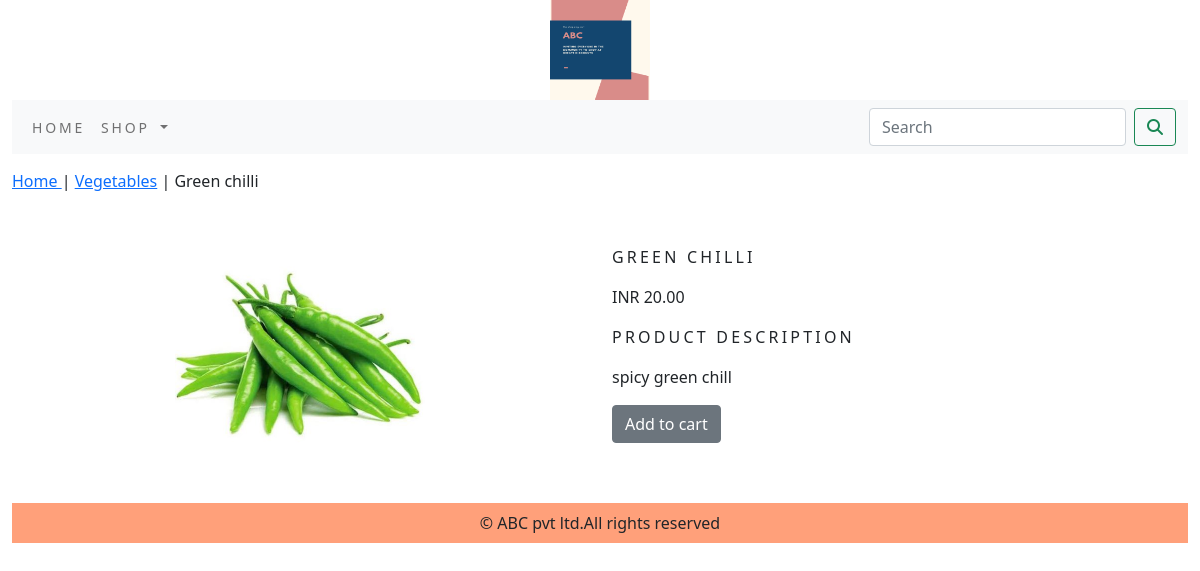
The page /shop/vegetables/green-chilli/ on the database its author committed.
### shop/models.py (models this page shows, shortened)
class Product(models.Model):
    name = models.CharField(max_length=250, unique=True)
    slug = models.SlugField(max_length=250, unique=True)
    description = models.TextField(blank=True)
    price=models.DecimalField(max_digits=10,decimal_places=2)
    category=models.ForeignKey(Category,on_delete=models.CASCADE)
    image = models.ImageField(upload_to='product', blank=True)
    stock=models.IntegerField()
    available=models.BooleanField(default=True)
    created=models.DateTimeField(auto_now_add=True)
    updated=models.DateTimeField(auto_now=True)
    class Meta:
        ordering=('name',)
        verbose_name='product'
        verbose_name_plural='products'

class Category(models.Model):
    name=models.CharField(max_length=250,unique=True)
    slug=models.SlugField(max_length=250,unique=True)
    description=models.TextField(blank=True)
    image=models.ImageField(upload_to='category',blank=True)
    class Meta:
        ordering=('name',)
        verbose_name='category'
        verbose_name_plural='categories'
    def get_url(self):
        return reverse('shop:products_by_category',args=[self.slug])
    def __str__(self):
        return '{}'.format(self.name)

### shop/views.py (the view)
# urls.py: path('<slug:c_slug>/<slug:product_slug>/', views.proDetail, name='prodCatdetail'),
def proDetail(request,c_slug,product_slug):
    try:
        product=Product.objects.get(category__slug=c_slug,slug=product_slug)
    except Exception as e:
        raise e
    return render(request,'product.html',{'product':product})

### cart/context_processors.py (called while the page is built)
def counter(request):
    item_count=0
    if 'admin' in request.path:
        return {}
    else:
        try:
            cart=Cart.objects.filter(cart_id=_cart_id(request))
            cart_items=CartItem.objects.all().filter(cart=cart[:1])
            for cart_item in cart_items:
                item_count += cart_item.quantity
        except Cart.DoesNotExist:
            item_count = 0
    return dict(item_count=item_count)

### cart/views.py (called while the page is built)
def _cart_id(request):
    cart=request.session.session_key
    if not cart:
        cart=request.session.create()
    return cart

### shop/context_processors.py (called while the page is built)
def menu_links(request):
    links=Category.objects.all()
    return dict(links=links)

### templates/product.html (shortened to what this page needs)
{% extends 'base.html' %}
{% load static %}
{% block content %}
<div class="row my_prod_row_class">
    <div class="mx_auto">
        <p> <a href="{% url 'shop:allProdCat' %}"> Home </a> | <a href="{{product.category.get_url}}">{{product.category}}</a> | {{product.name}} </p>
    </div>
<div class="container">
<br>
<div class="row">
    <div class="col-12 col-sm-12 col-md-12 col-lg-6 text-center">
        <div style="min-width:18rem">
            <img src="{{product.image.url}}" alt="{{product.name}}" width="250px" height="250px">
        </div>
    </div>
        <div class="col-12 col-sm-12 col-md-12 col-lg-6">
            <div>
            <h1 class="my_prod_title">{{product.name}}</h1>
            <p>INR {{product.price}}</p>
            <P class="my_title"> product description </P>
            <p class="text-justify my_prod_text">{{product.description}}</p>
            {% if product.stock <= 0 %}
            <p class="text-justify my_prod_text"><b> Out of stock </b></p>
            {% else %}
            <a class="btn btn-secondary" href="{% url 'cart:add_cart' product.id %}"> Add to cart </a>
            {% endif %}
        </div>
    </div>
</div>
</div>
</div>
{% endblock %}

### static/css/custom.css (style rules this page uses)
body { font-family: 'Roboto', sans-serif; }
.my_title { font-size : 16px; text-transform : uppercase; letter-spacing : .2em; }
.my_prod_row_class { padding-top : 15px; padding-bottom : 20px; }
.my_prod_title { font-size : 16px; text-transform : uppercase; letter-spacing : .2em; padding-top : 15px; padding-bottom : 10px; }
.my_prod_text { padding-right : 20px; }

### rows shown on the page
Product: category "Vegetables", name "Green chilli", image (picture), name "GREEN CHILLI", price "20.00", description "spicy green chill"
